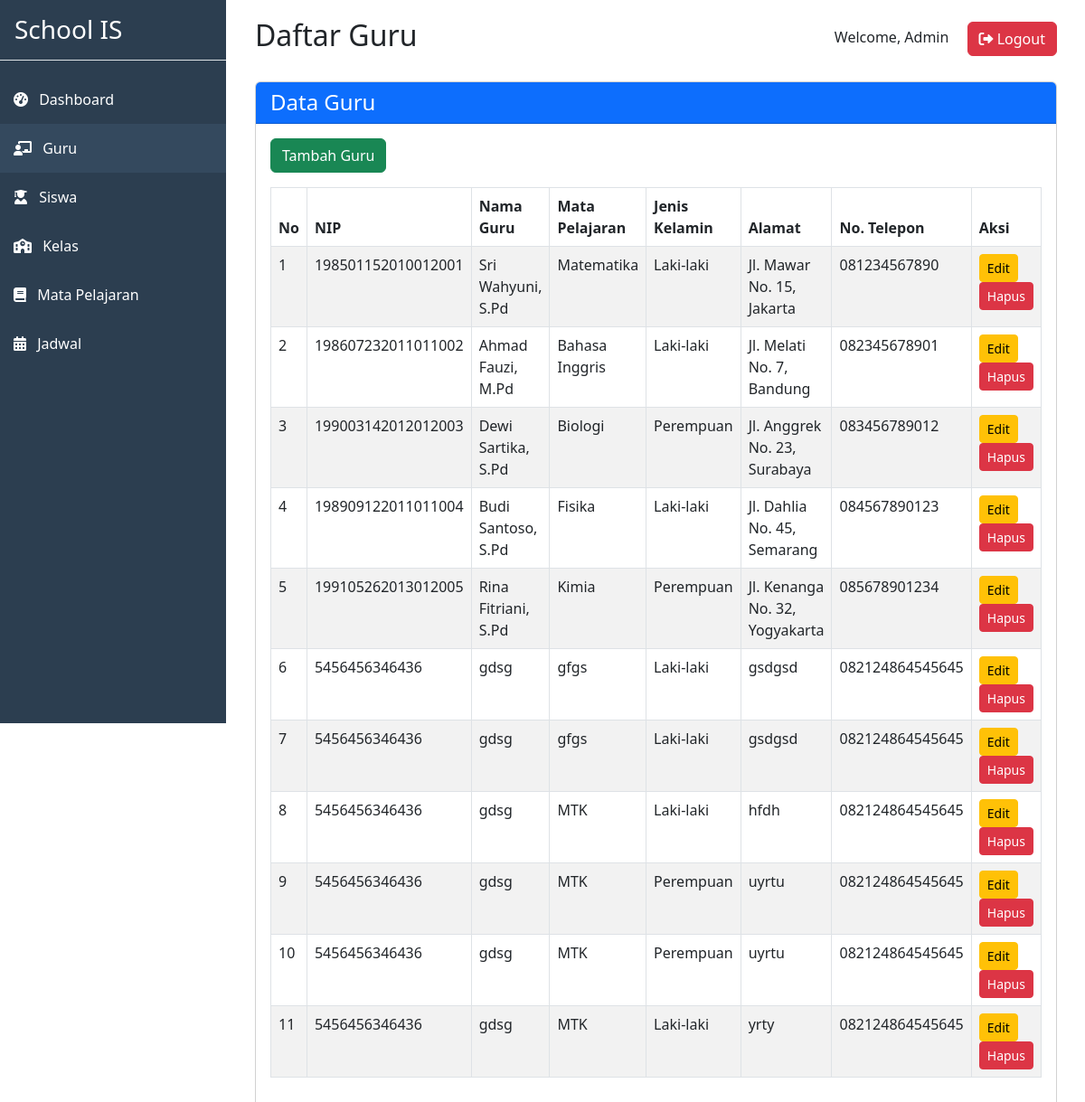
The app's page /daftarguru.php with its own data.
### tables this page shows
CREATE TABLE `guru` (
  `id` int(11) NOT NULL,
  `nip` varchar(20) NOT NULL,
  `nama_guru` varchar(100) NOT NULL,
  `mata_pelajaran` varchar(50) NOT NULL,
  `jenis_kelamin` enum('Laki-laki','Perempuan') NOT NULL,
  `alamat` text NOT NULL,
  `no_telepon` varchar(15) NOT NULL,
  `created_at` timestamp NOT NULL DEFAULT current_timestamp()
);

### daftarguru.php (the view, shortened to what this page needs)
<?php
include 'koneksi/config.php';
$query = "SELECT * FROM guru";
$result = mysqli_query($conn, $query);
?>
<!DOCTYPE html>
<html lang="en">
<head>
    <link href="https://cdn.jsdelivr.net/npm/bootstrap@5.3.0/dist/css/bootstrap.min.css" rel="stylesheet">
    <link rel="stylesheet" href="https://cdnjs.cloudflare.com/ajax/libs/font-awesome/6.0.0/css/all.min.css">
</head>
<body>
    <div class="d-flex">
        <div id="sidebar" class="position-fixed">
            <h3 class="p-3 mb-3 border-bottom">School IS</h3>
            <ul class="nav flex-column">
                <li class="nav-item">
                    <a href="dashboard.php" class="nav-link">
                        <i class="fas fa-tachometer-alt me-2"></i> Dashboard
                    </a>
                </li>
                <li class="nav-item">
                    <a href="daftarguru.php" class="nav-link active">
                        <i class="fas fa-chalkboard-teacher me-2"></i> Guru
                    </a>
                </li>
                <li class="nav-item">
                    <a href="daftarsiswa.php" class="nav-link">
                        <i class="fas fa-user-graduate me-2"></i> Siswa
                    </a>
                </li>
                <li class="nav-item">
                    <a href="datakelas.php" class="nav-link">
                        <i class="fas fa-school me-2"></i> Kelas
                    </a>
                </li>
                <li class="nav-item">
                    <a href="pelajaran.php" class="nav-link">
                        <i class="fas fa-book me-2"></i> Mata Pelajaran
                    </a>
                </li>
                <li class="nav-item">
                    <a href="jadwal.php" class="nav-link">
                        <i class="fas fa-calendar-alt me-2"></i> Jadwal
                    </a>
                </li>
            </ul>
        </div>
        <div class="content w-100">
            <div class="container">
                <div class="d-flex justify-content-between align-items-center mb-4">
                    <h2>Daftar Guru</h2>
                    <div>
                        <span class="me-3">Welcome, Admin</span>
                        <a href="logout.php" class="btn btn-danger">
                            <i class="fas fa-sign-out-alt"></i> Logout
                        </a>
                    </div>
                </div>
                <div class="card">
                    <div class="card-header bg-primary text-white">
                        <h4 class="mb-0">Data Guru</h4>
                    </div>
                    <div class="card-body">
                        <div class="mb-3">
                            <a href="guru/tambahguru.php" class="btn btn-success">Tambah Guru</a>
                        </div>
                        <div class="table-responsive">
                            <table class="table table-bordered table-striped">
                                <thead>
                                    <tr>
                                        <th>No</th>
                                        <th>NIP</th>
                                        <th>Nama Guru</th>
                                        <th>Mata Pelajaran</th>
                                        <th>Jenis Kelamin</th>
                                        <th>Alamat</th>
                                        <th>No. Telepon</th>
                                        <th>Aksi</th>
                                    </tr>
                                </thead>
                                <tbody>
                                    <?php
                                    $no = 1;
                                    while($row = mysqli_fetch_assoc($result)) {
                                    ?>
                                    <tr>
                                        <td><?php echo $no++; ?></td>
                                        <td><?php echo $row['nip']; ?></td>
                                        <td><?php echo $row['nama_guru']; ?></td>
                                        <td><?php echo $row['mata_pelajaran']; ?></td>
                                        <td><?php echo $row['jenis_kelamin']; ?></td>
                                        <td><?php echo $row['alamat']; ?></td>
                                        <td><?php echo $row['no_telepon']; ?></td>
                                        <td>
                                            <a href="guru/editguru.php?id=<?php echo $row['id']; ?>" class="btn btn-warning btn-sm">Edit</a>
                                            <a href="guru/hapusguru.php?id=<?php echo $row['id']; ?>" class="btn btn-danger btn-sm" onclick="return confirm('Yakin ingin menghapus data ini?')">Hapus</a>
                                        </td>
                                    </tr>
                                    <?php } ?>
                                </tbody>
                            </table>
                        </div>
                    </div>
                </div>
            </div>
        </div>
    </div>
</body>
</html>

### daftarguru.php (style rules this page uses)
#sidebar { min-height: 100vh; background: #2c3e50; color: white; width: 250px; }
.nav-link { color: white; padding: 15px; }
.content { margin-left: 250px; padding: 20px; }
.active { background: #34495e; }

### records on screen
guru: nip "198501152010012001", nama_guru "Sri Wahyuni, S.Pd", mata_pelajaran "Matematika", jenis_kelamin "Laki-laki", alamat "Jl. Mawar No. 15, Jakarta", no_telepon "081234567890"
guru: nip "198607232011011002", nama_guru "Ahmad Fauzi, M.Pd", mata_pelajaran "Bahasa Inggris", jenis_kelamin "Laki-laki", alamat "Jl. Melati No. 7, Bandung", no_telepon "082345678901"
guru: nip "199003142012012003", nama_guru "Dewi Sartika, S.Pd", mata_pelajaran "Biologi", jenis_kelamin "Perempuan", alamat "Jl. Anggrek No. 23, Surabaya", no_telepon "083456789012"
guru: nip "198909122011011004", nama_guru "Budi Santoso, S.Pd", mata_pelajaran "Fisika", jenis_kelamin "Laki-laki", alamat "Jl. Dahlia No. 45, Semarang", no_telepon "084567890123"
guru: nip "199105262013012005", nama_guru "Rina Fitriani, S.Pd", mata_pelajaran "Kimia", jenis_kelamin "Perempuan", alamat "Jl. Kenanga No. 32, Yogyakarta", no_telepon "085678901234"
guru: nip "5456456346436", nama_guru "gdsg", mata_pelajaran "gfgs", jenis_kelamin "Laki-laki", alamat "gsdgsd", no_telepon "082124864545645"
guru: nip "5456456346436", nama_guru "gdsg", mata_pelajaran "gfgs", jenis_kelamin "Laki-laki", alamat "gsdgsd", no_telepon "082124864545645"
guru: nip "5456456346436", nama_guru "gdsg", mata_pelajaran "MTK", jenis_kelamin "Laki-laki", alamat "hfdh", no_telepon "082124864545645"
guru: nip "5456456346436", nama_guru "gdsg", mata_pelajaran "MTK", jenis_kelamin "Perempuan", alamat "uyrtu", no_telepon "082124864545645"
guru: nip "5456456346436", nama_guru "gdsg", mata_pelajaran "MTK", jenis_kelamin "Perempuan", alamat "uyrtu", no_telepon "082124864545645"
guru: nip "5456456346436", nama_guru "gdsg", mata_pelajaran "MTK", jenis_kelamin "Laki-laki", alamat "yrty", no_telepon "082124864545645"
